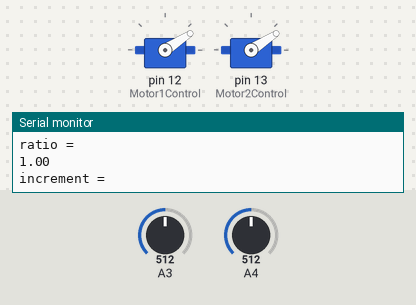
Bench run of a sketch on a simulated Arduino Uno, built with avr-gcc and run on an emulated ATmega328P. Parts: 2 × servo, the last lines printed to the serial monitor. The test bench sets the inputs (shaded band); at power-on: A3 = 512, A4 = 512.

Above: at 1.2 s.
1.3 s: A3 set to 218
At 2.68 s:
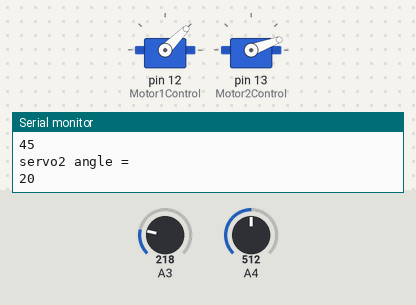
At 3.97 s:
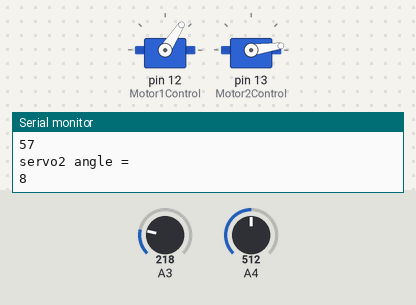
4.3 s: A3 set to 188
At 5.21 s:
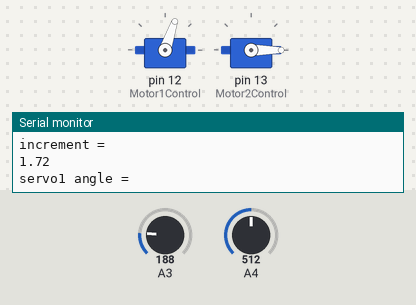
7.3 s: A4 set to 716
At 7.36 s:
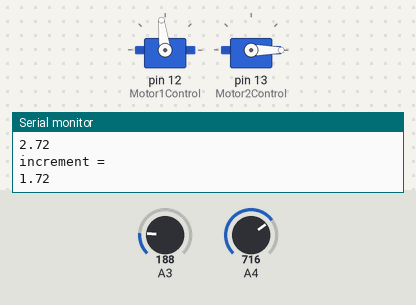
10.3 s: A3 set to 900
13.3 s: A3 set to 0
16.3 s: A4 set to 11
17.8 s: A4 set to 8
Timing chart, 0 to 26.3 s (numbered marks = the images above; inputs shaded):
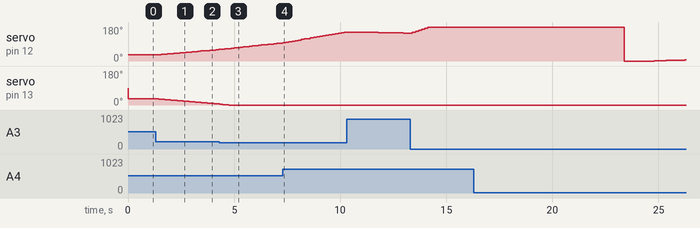

The sketch:

Continuouscodewithoutleds.ino
```cpp
#include <Servo.h>
Servo myservo1;
Servo myservo2;
const int Motor1Control = 12;
const int Motor2Control = 13;
float ratio=1.0;
float angle1 = 33.0;
float angle2 = 33.0;
void setup() {
    Serial.begin(9600);
    myservo1.attach(Motor1Control);
    myservo2.attach(Motor2Control);
}
float increment=0.0;
void loop() {

  int sensorValue1 = analogRead(A3);
  int sensorValue2 = analogRead(A4);
  //sensorValue2=sensorValue2*1000.0/23.0;
  ratio=float(sensorValue2)/sensorValue1;
  Serial.print("sensor1 = \n");
  Serial.println(sensorValue1);
  Serial.print("sensor2 = \n");
  Serial.println(sensorValue2);
  if(ratio > 6.0)
    ratio=6.0;
  if(ratio<1.0/6)
    ratio=1.0/6;
  Serial.print("ratio = \n");
  Serial.println(ratio);
  if(ratio>1)
  increment=1*(ratio-1);
  else if(ratio<=1)
    increment=1*(-1/ratio+1);
  Serial.print("increment = \n");
  Serial.println(increment);
  angle1=angle1+increment;
  myservo1.write(int(angle1));
  Serial.print("servo1 angle = \n");
  Serial.println(int(angle1));
  angle2=angle2-increment;
  myservo2.write(int(angle2));
  Serial.print("servo2 angle = \n");
  Serial.println(int(angle2));
  if(int(33+increment)>=66){
    while(1){
      Serial.print("Player1 wins.");
    }
  }
  else if (int(33+increment)<=0){
    while(1){
      Serial.print("Player2 wins.");
    }
  }
  //when one of the arms reached horizontal level and both arms were in contact
  delay(100);
}
```

Measured:
- the behaviour switches between 203 and 202 on A3 (found by bisection; images 2 and 3)
- after the input at 1.3 s, servo on pin 12 (Motor1Control): moves from 33° to 61° over 2.9 s, starting after 0.13 s; servo on pin 13 (Motor2Control): moves from 33° to 6° over 2.7 s, starting after 0.15 s
